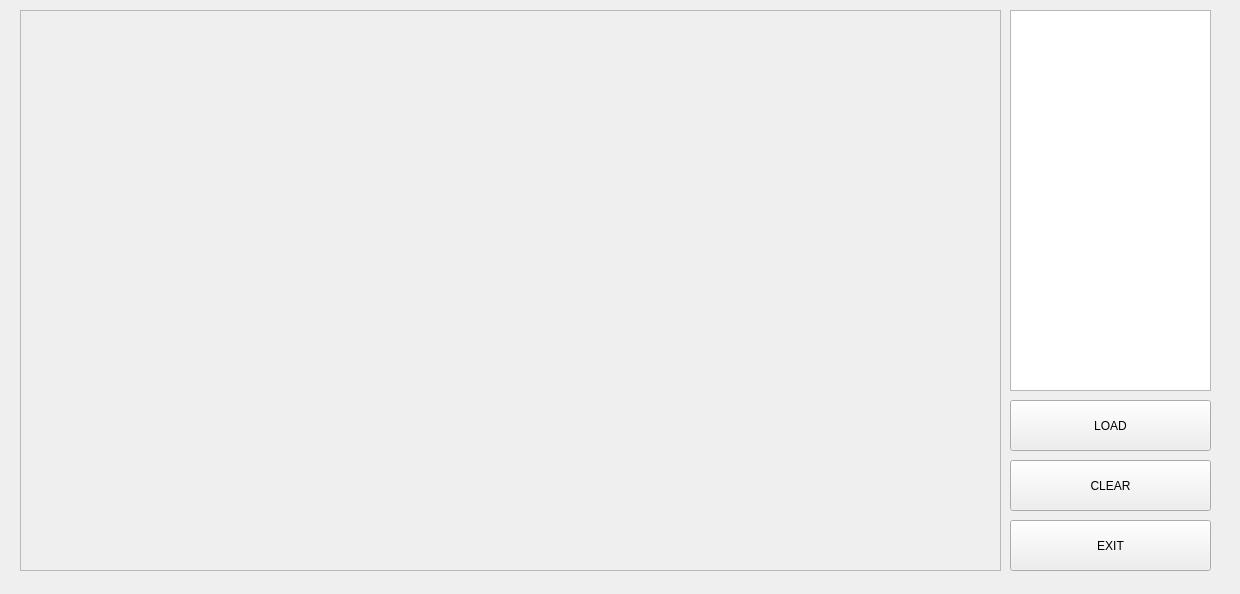
<?xml version="1.0" encoding="UTF-8"?>
<ui version="4.0">
 <class>ModeratorCanvasWindow</class>
 <widget class="QWidget" name="ModeratorCanvasWindow">
  <property name="geometry">
   <rect>
    <x>0</x>
    <y>0</y>
    <width>1240</width>
    <height>594</height>
   </rect>
  </property>
  <property name="windowTitle">
   <string>Form</string>
  </property>
  <widget class="QScrollArea" name="scrollArea">
   <property name="geometry">
    <rect>
     <x>20</x>
     <y>10</y>
     <width>981</width>
     <height>561</height>
    </rect>
   </property>
   <property name="widgetResizable">
    <bool>true</bool>
   </property>
   <property name="alignment">
    <set>Qt::AlignCenter</set>
   </property>
   <widget class="QWidget" name="scrollAreaWidgetContents_3">
    <property name="geometry">
     <rect>
      <x>0</x>
      <y>0</y>
      <width>979</width>
      <height>559</height>
     </rect>
    </property>
   </widget>
  </widget>
  <widget class="QPushButton" name="exit_btn">
   <property name="geometry">
    <rect>
     <x>1010</x>
     <y>520</y>
     <width>201</width>
     <height>51</height>
    </rect>
   </property>
   <property name="text">
    <string>EXIT</string>
   </property>
  </widget>
  <widget class="QListWidget" name="canvases_listWidget">
   <property name="geometry">
    <rect>
     <x>1010</x>
     <y>10</y>
     <width>201</width>
     <height>381</height>
    </rect>
   </property>
  </widget>
  <widget class="QPushButton" name="load_btn">
   <property name="geometry">
    <rect>
     <x>1010</x>
     <y>400</y>
     <width>201</width>
     <height>51</height>
    </rect>
   </property>
   <property name="text">
    <string>LOAD</string>
   </property>
  </widget>
  <widget class="QPushButton" name="load_btn_2">
   <property name="geometry">
    <rect>
     <x>1010</x>
     <y>460</y>
     <width>201</width>
     <height>51</height>
    </rect>
   </property>
   <property name="text">
    <string>CLEAR</string>
   </property>
  </widget>
 </widget>
 <resources/>
 <connections/>
</ui>
